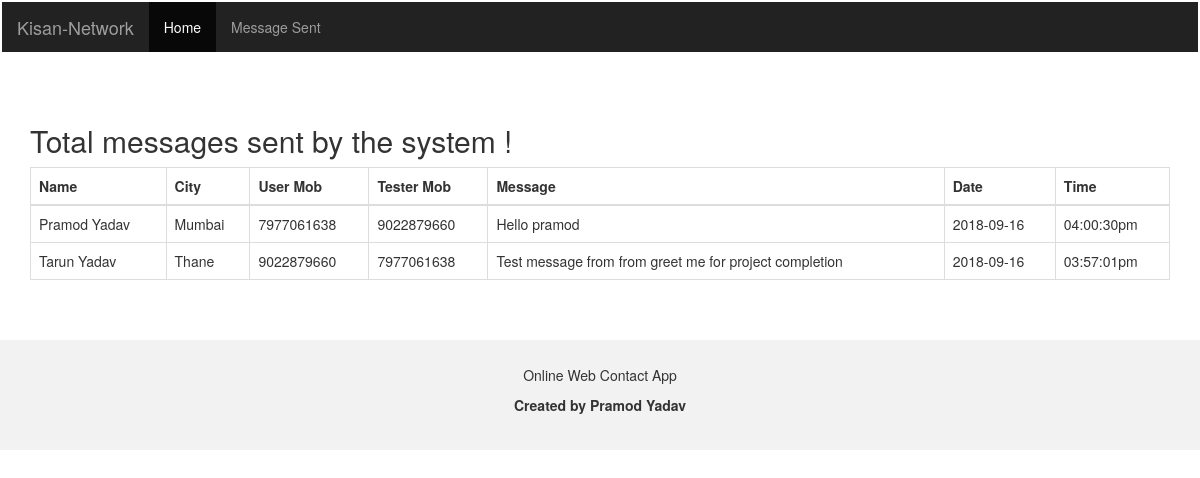
/sent.php, run on the app's committed database.
### tables this page shows
CREATE TABLE `messages` (
  `id` int(100) NOT NULL,
  `fname` varchar(100) NOT NULL,
  `lname` varchar(100) NOT NULL,
  `city` varchar(100) NOT NULL,
  `mob1` varchar(100) NOT NULL,
  `mob2` varchar(100) NOT NULL,
  `msg` varchar(100) NOT NULL,
  `datee` varchar(100) NOT NULL,
  `timee` varchar(100) NOT NULL
);

### sent.php (the view, shortened to what this page needs)
<!DOCTYPE html>
<html lang="en">
<head>
  <link rel="stylesheet" href="https://maxcdn.bootstrapcdn.com/bootstrap/3.3.7/css/bootstrap.min.css">
</head>
<body>
<nav class="navbar navbar-inverse">
  <div class="container-fluid">
    <div class="navbar-header">
      <a class="navbar-brand" href="index.php">Kisan-Network</a>
    </div>
    <div class="collapse navbar-collapse" id="myNavbar">
      <ul class="nav navbar-nav">
        <li class="active"><a href="index.php">Home</a></li>
        <li><a href="sent.php">Message Sent</a></li>
      </ul>
    </div>
  </div>
</nav>
<div class="container">
  <h2>Total messages sent by the system !  </h2>
  <table class="table table-bordered">
    <thead>
      <tr>
        <th>Name</th>
        <th>City</th>
        <th>User Mob</th>
         <th>Tester Mob</th>
        <th>Message</th>
        <th>Date</th>
        <th>Time</th>
      </tr>
    </thead>
    <?php
 include ('connection.php');
$sql="SELECT * FROM messages ORDER BY id	desc ";
$query=mysqli_query($con,$sql);
  while ($row=mysqli_fetch_array($query))
   {
     $a=$row['fname'];
      $b=$row['lname'];
      $c=$row['city'];
      $d=$row['mob1'];
      $e=$row['mob2'];
      $f=$row['msg'];
      $g=$row['datee'];
      $h=$row['timee'];
     echo "<tr>
           <td>$a  $b</td>
           <td>$c</td>
           <td>$d</td>
           <td>$e</td>
           <td>$f</td>
           <td>$g</td>
           <td>$h</td>
           </tr>";
  }
?>
  </table>
  </div>
<br><br>
<footer class="container-fluid text-center">
  <p>Online Web Contact App</p>
  <p><b>Created by Pramod Yadav</b></p>
</footer>
</body>
</html>

### sent.php (style rules this page uses)
.navbar { margin-bottom: 50px; border-radius: 0; border:2px solid white; }
footer { background-color: #f2f2f2; padding: 25px; }

### data on the page
messages: fname "Pramod", lname "Yadav", city "Mumbai", mob1 "7977061638", mob2 "9022879660", msg "Hello pramod", datee "2018-09-16", timee "04:00:30pm"
messages: fname "Tarun", lname "Yadav", city "Thane", mob1 "9022879660", mob2 "7977061638", msg "Test message from from greet me for project completion", datee "2018-09-16", timee "03:57:01pm"
